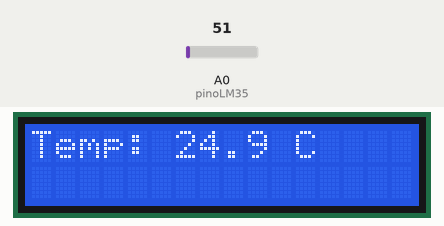
Bench run of a sketch on a simulated Arduino Uno, built with avr-gcc and run on an emulated ATmega328P. On the bench: 16×2 character LCD. The inputs (shaded band) are chosen by the test bench; at power-on: A0 (pinoLM35) = 51. What the sketch prints to the serial monitor is not drawn.

Above: at 3.2 s.
3.3 s: A0 (pinoLM35) set to 61
At 5.3 s:
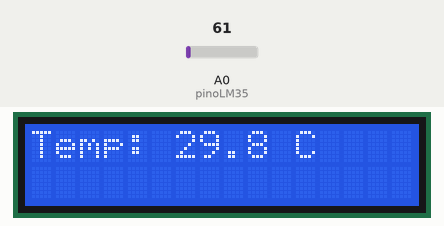
5.6 s: A0 (pinoLM35) set to 71
At 6.8 s:
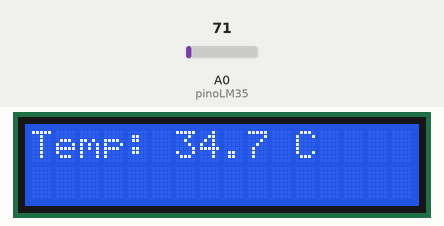
7.6 s: A0 (pinoLM35) set to 86
At 9.5 s:
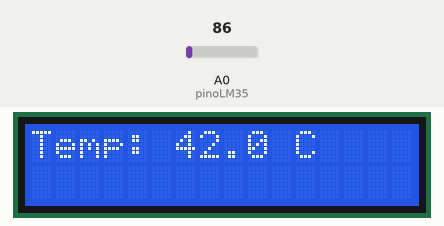
Timing chart, 0 to 11.0 s (numbered marks = the images above; inputs shaded):
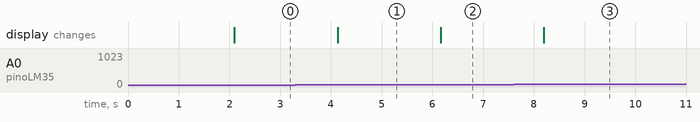

The sketch:

TempSensor.ino
```cpp
// TempSensor: Monitoramento de temperatura com variação de parâmetros
#include <Wire.h>
#include <LiquidCrystal_I2C.h>

// Configuração do display LCD I2C (Endereço padrão 0x27, 16 colunas, 2 linhas)
LiquidCrystal_I2C lcd(0x27, 16, 2);

// Definição do pino do sensor
const int pinoLM35 = A0;

void setup() {
  // Inicializa a comunicação serial para monitoramento no PC
  Serial.begin(9600);

  // Inicializa o LCD
  lcd.init();
  lcd.backlight();

  // Mensagem de inicialização
  lcd.setCursor(0, 0);
  lcd.print("TempSensor Init.");
  delay(2000);
  lcd.clear();
}

void loop() {
  // Faz a leitura do valor analógico no pino A0 (retorna de 0 a 1023)
  int leituraADC = analogRead(pinoLM35);

  // Converte a leitura do ADC para Tensão em Volts (considerando Arduino a 5V)
  float tensao = leituraADC * (5.0 / 1023.0);

  // Converte a tensão para Temperatura (O LM35 varia 10mV ou 0.01V por grau Celsius)
  float temperaturaC = tensao / 0.01;

  // Exibe o resultado no Monitor Serial
  Serial.print("Temperatura: ");
  Serial.print(temperaturaC);
  Serial.println(" °C");

  // Exibe o resultado no Display LCD
  lcd.setCursor(0, 0);
  lcd.print("Temp: ");
  lcd.print(temperaturaC, 1); // Exibe com 1 casa decimal
  lcd.print(" C    ");        // Espaços extras para limpar caracteres residuais

  // Aguarda 1 segundo antes da próxima leitura
  delay(1000);
}
```

Measured:
- after the input at 3.3 s, the display: changes after 0.83 s (image 1)
- after the input at 5.6 s, the display: changes after 0.57 s (image 2)
- after the input at 7.6 s, the display: changes after 0.60 s (image 3)
